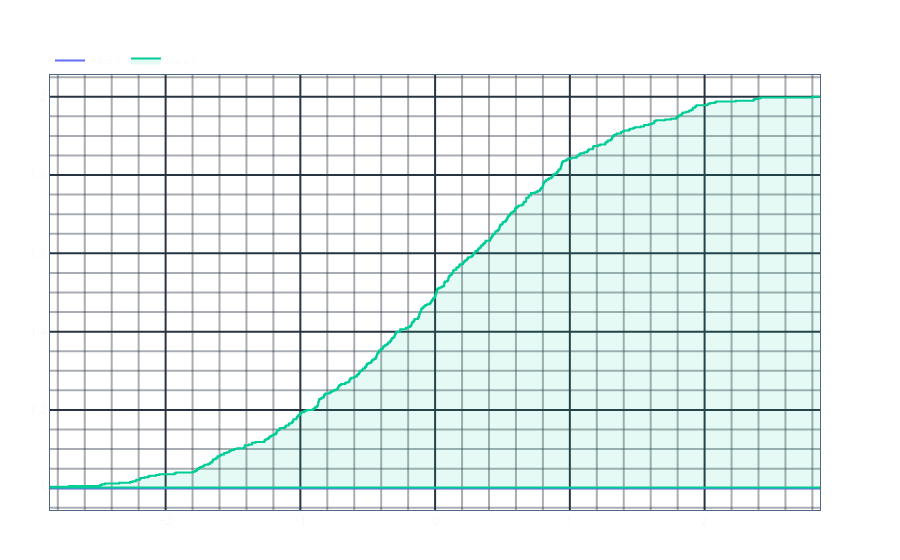

Write notebook code for a chart like this one.
### Code cell
import numpy as np
import plotly.graph_objects as go

from mayutils.visualisation.graphs import (
    Ecdf,
    Line,
    Plot,
    PlotConfig,
    Scatter,
    SubPlot,
    SubPlotConfig,
    TracesConfig,
)

x = np.random.normal(size=500)
rug_count = 1

np.random.seed(1)

Plot.from_traces(
    Line(
        x=x,
        y=[rug_count for _ in range(len(x))],  # type: ignore
        # mode="none",
        # line=dict(color="rgba(0,0,0,0)"),
        # hoverinfo="skip",
    ),
    Ecdf(x=x, y_shift=rug_count, fill="toself"),
    description="",
).show()

### Figure 1 — Plotly figure (JSON) as saved in the notebook; plotly's stock layout.template omitted (floating-point values rounded to 4 significant figures; data arrays with more than 128 entries replaced by an {"elided": "..."} marker saying what was removed)
{"data": [{"meta": "line", "mode": "lines", "text": {"elided": "500 str values"}, "textfont": {"color": "#636efa"}, "type": "scatter", "x": {"elided": "500 float values"}, "y": {"elided": "500 int values"}, "yaxis": "y"}, {"customdata": {"elided": "501 float values"}, "fill": "toself", "fillcolor": "rgba(0, 204, 150, 0.1)", "hovertemplate": "<b>%{fullData.name}</b><br>x: %{x:.4f}<br>y: %{customdata:.4f}<extra></extra>", "line": {"shape": "vh"}, "meta": "ecdf", "mode": "lines", "text": {"elided": "501 str values"}, "textfont": {"color": "#00cc96"}, "type": "scatter", "x": {"elided": "501 float values"}, "y": {"elided": "501 float values"}, "yaxis": "y"}], "layout": {}}
